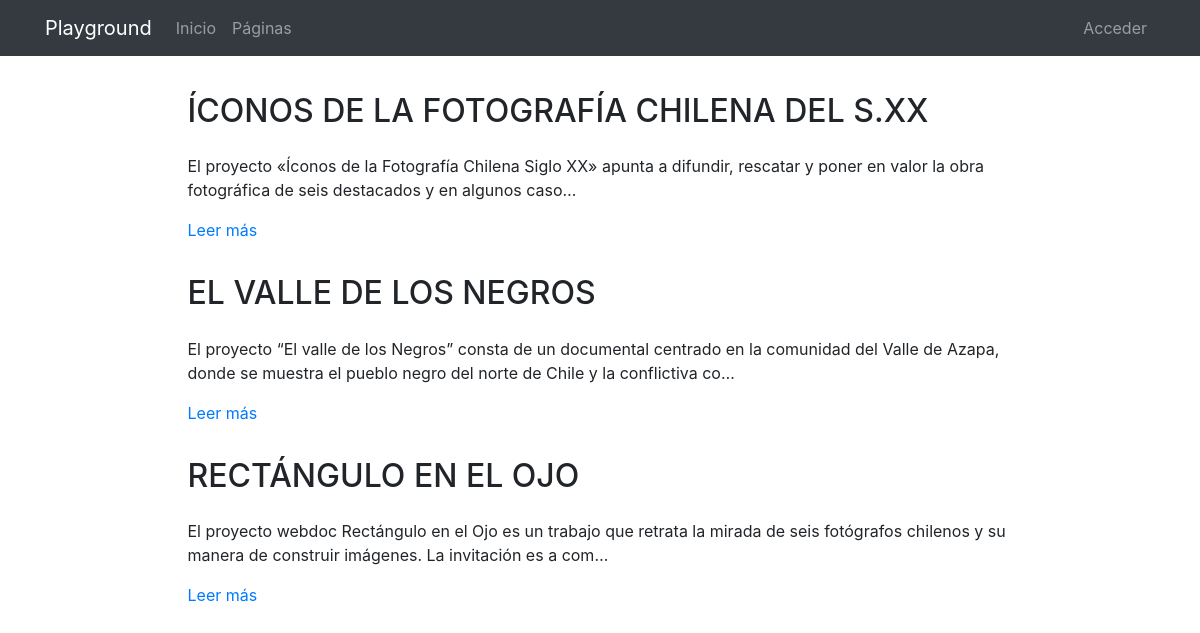
The page /pages/ on the database as committed earlier.
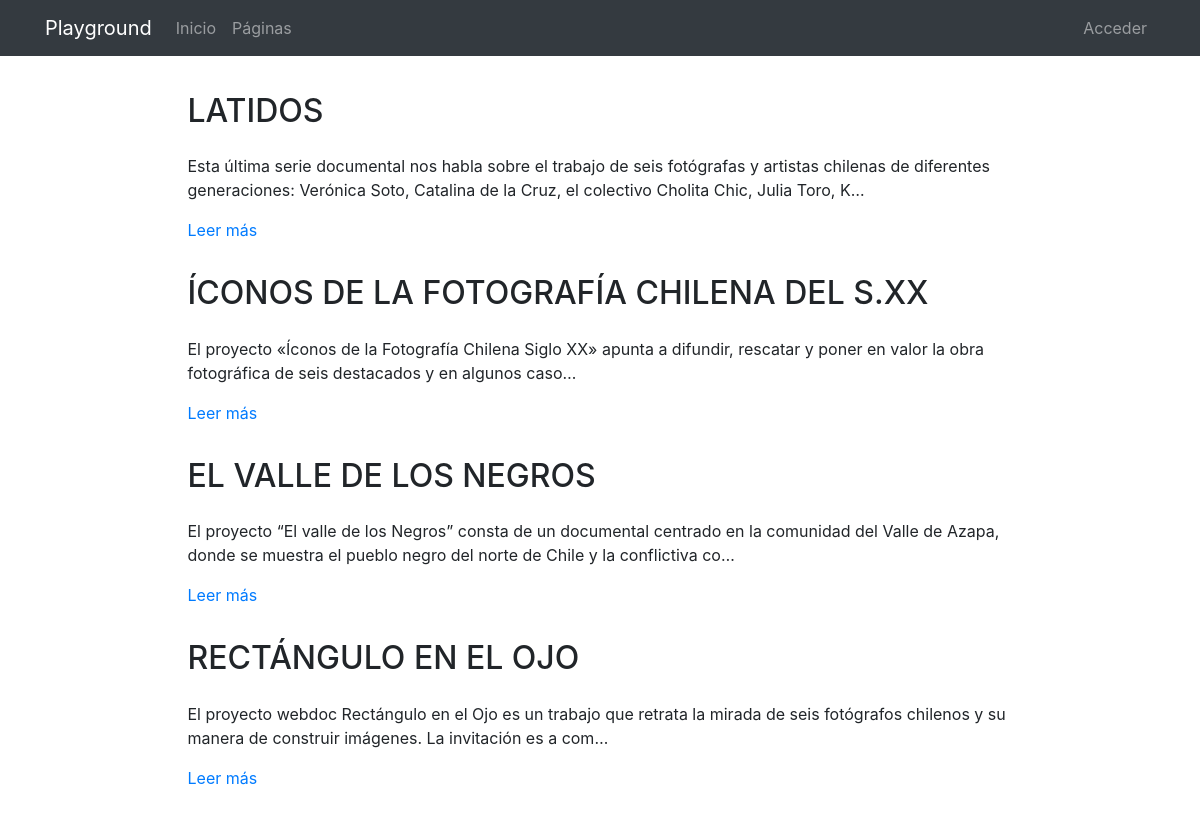
The same page on the database as committed later.
### pages/models.py (models this page shows, shortened)
class Page(models.Model):
    title = models.CharField(verbose_name="Título", max_length=200)
    content = RichTextField(verbose_name="Contenido")
    order = models.SmallIntegerField(verbose_name="Orden", default=0)
    created = models.DateTimeField(auto_now_add=True, verbose_name="Fecha de creación")
    updated = models.DateTimeField(auto_now=True, verbose_name="Fecha de edición")
    class Meta:
        verbose_name = "proyecto"
        verbose_name_plural = "proyectos"
        ordering = ['-created','order', 'title']

### pages/views.py (the view)
# urls.py: path('', PageListView.as_view(), name='pages' ),
class PageListView(ListView):
    model = Page

### pages/templates/pages/page_list.html (shortened to what this page needs)
{% extends 'core/base.html' %}
{% load static %}
{% block content %}
<main role="main">
  <div class="container mb-4">
    {% for page in page_list|dictsort:"id" reversed %}
      <div class="row mt-3">
        <div class="col-md-9 mx-auto">
          <h2 class="mb-4">{{page.title}}</h2>
          <div>
            <p>{{page.content|striptags|safe|truncatechars:"200"}}</p>
            <p><a href="{% url 'pages:page' page.id page.title|slugify %}">Leer más</a>
            </p>
          </div>
        </div>
      </div>
    {% endfor %}
  </div>
</main>
{% endblock %}

Rows that differ between the two databases and show on the page:
added Page: title "LATIDOS", content "Esta última serie documental nos habla sobre el trabajo de seis fotógrafas y artistas chilenas de diferentes generaciones: Verónica Soto, Catalina de la Cruz, el colectivo Cholita Chic, Julia Toro, K…"
